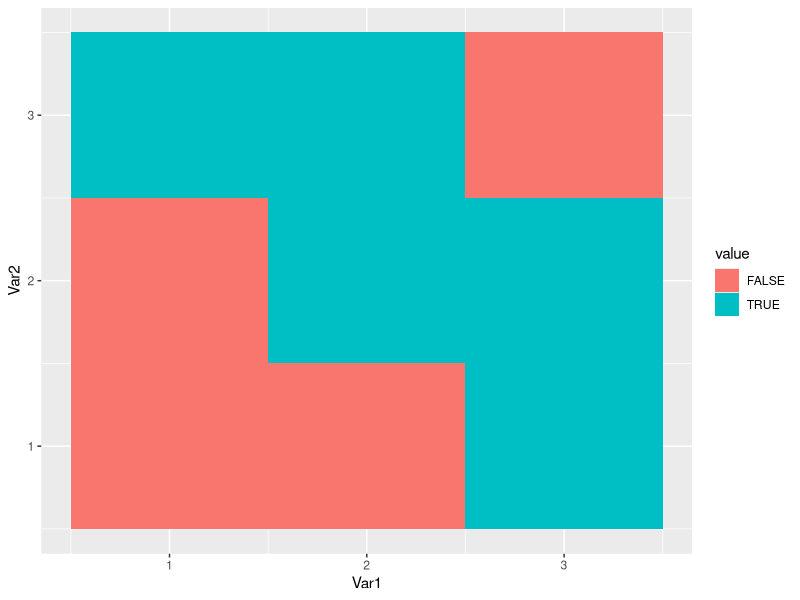

The R source for this figure:
library(ggplot2)
library(reshape2)

m <- matrix(sample(c(TRUE, FALSE), 9, replace=TRUE), ncol=3)
df <- melt(m)

ggplot(df, aes(x=Var1, y=Var2, fill=value)) + geom_tile()
